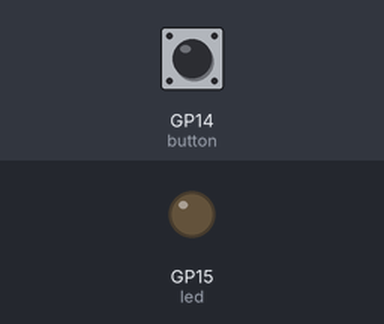
This program was run on a simulated Raspberry Pi Pico running MicroPython. Parts: output pins drawn as LEDs (lit = HIGH). Dashed ring = blinking. The test bench sets the inputs (shaded band); at power-on: GP14 (button) LOW.

Above: at 1.2 s.
1.3 s: GP14 (button) pulled HIGH for 3.2 s
At 4.8 s:
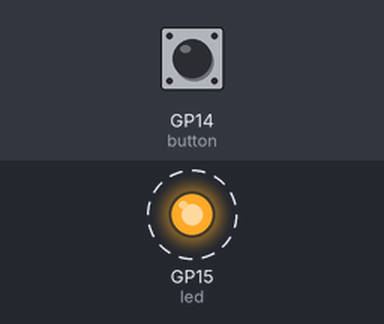
6.0 s: GP14 (button) pulled HIGH for 0.15 s
At 7.2 s:
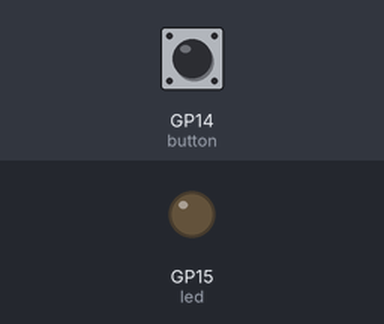
Timing chart, 0 to 9.0 s (numbered marks = the images above; inputs shaded):
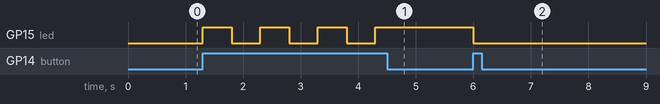

Measured:
- after the input at 1.3 s, GP15 (led): alternates HIGH for 0.50 s and LOW for 0.50 s, 7 changes in all, then stays HIGH, starting at once
- after the input at 6.0 s, GP15 (led): HIGH → LOW at once

The program:

button.py
```python
from machine import Pin
import time, machine


try:
    led = Pin(15, Pin.OUT)
    button = Pin(14, Pin.IN, Pin.PULL_DOWN)
    while True:
        if button.value():
            led.toggle()
            time.sleep(0.5)
finally:
    machine.reset()
```
